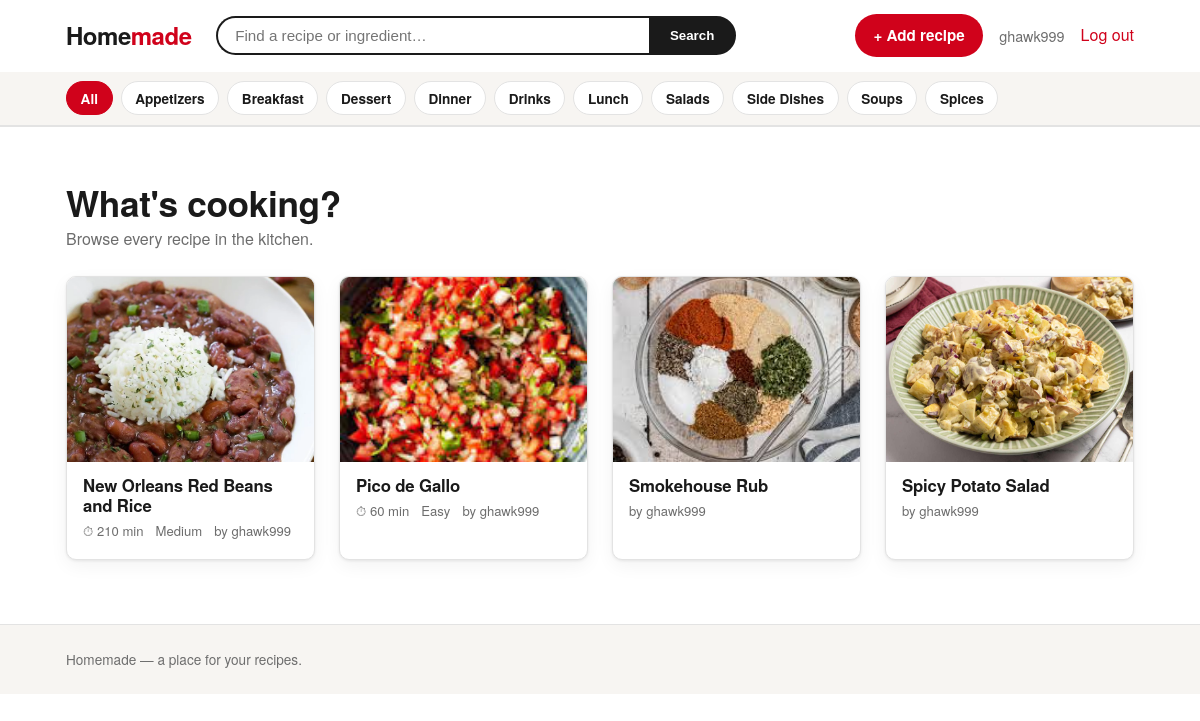
Screenshot of / (signed in) with the database file from the repository.
### accounts/models.py (models this page shows)
class User(AbstractUser):
    pass

### cookbook/models.py (models this page shows, shortened)
class Category(models.Model):
    name = models.CharField(max_length=100, unique=True)
    slug = models.SlugField(max_length=100, unique=True, blank=True)
    class Meta:
        ordering = ['name']
        verbose_name_plural = 'categories'
    def get_absolute_url(self):
        return reverse('cookbook:category_detail', kwargs={'slug': self.slug})

class Recipe(models.Model):
    class Difficulty(models.TextChoices):
        EASY = 'easy', 'Easy'
        MEDIUM = 'medium', 'Medium'
        HARD = 'hard', 'Hard'
    author = models.ForeignKey(
        settings.AUTH_USER_MODEL,
        on_delete=models.CASCADE,
        related_name='recipes',
    )
    name = models.CharField(max_length=200)
    description = models.TextField(blank=True)
    categories = models.ManyToManyField(
        Category, related_name='recipes', blank=True
    )
    cuisine = models.CharField(max_length=100, blank=True)
    prep_minutes = models.PositiveIntegerField(null=True, blank=True)
    cook_minutes = models.PositiveIntegerField(null=True, blank=True)
    servings = models.PositiveIntegerField(null=True, blank=True)
    difficulty = models.CharField(
        max_length=10, choices=Difficulty.choices, blank=True
    )
    calories = models.PositiveIntegerField(null=True, blank=True)
    protein_g = models.PositiveIntegerField(null=True, blank=True)
    carbs_g = models.PositiveIntegerField(null=True, blank=True)
    fat_g = models.PositiveIntegerField(null=True, blank=True)
    created_at = models.DateTimeField(auto_now_add=True)
    updated_at = models.DateTimeField(auto_now=True)
    class Meta:
        ordering = ['-created_at']
    def get_absolute_url(self):
        return reverse('cookbook:recipe_detail', kwargs={'pk': self.pk})
    @property
    def total_minutes(self):
        if self.prep_minutes is None and self.cook_minutes is None:
            return None
        return (self.prep_minutes or 0) + (self.cook_minutes or 0)

class RecipePhoto(models.Model):
    recipe = models.ForeignKey(
        Recipe, on_delete=models.CASCADE, related_name='photos'
    )
    image = models.ImageField(upload_to='recipes/%Y/%m/')
    caption = models.CharField(max_length=200, blank=True)
    order = models.PositiveIntegerField(default=0)
    class Meta:
        ordering = ['order', 'id']

### cookbook/views.py (the view, shortened to what this page needs)
# urls.py: path('', RecipeListView.as_view(), name='recipe_list'),
class RecipeListView(ListView):
    model = Recipe
    template_name = 'cookbook/recipe_list.html'
    context_object_name = 'recipes'
    paginate_by = 12
    def get_category(self):
        slug = self.kwargs.get('slug')
        if slug:
            return get_object_or_404(Category, slug=slug)
        return None
    def get_queryset(self):
        qs = (
            Recipe.objects
            .select_related('author')
            .prefetch_related('photos', 'categories')
        )
        category = self.get_category()
        if category:
            qs = qs.filter(categories=category)
        query = self.request.GET.get('q', '').strip()
        return qs
    def get_context_data(self, **kwargs):
        ctx = super().get_context_data(**kwargs)
        ctx['query'] = self.request.GET.get('q', '').strip()
        ctx['category'] = self.get_category()
        ctx['categories'] = Category.objects.all()
        return ctx

### templates/cookbook/recipe_list.html (shortened to what this page needs)
{% extends 'base.html' %}
{% block content %}
{% if query %}
    <h1>Results for &ldquo;{{ query }}&rdquo;</h1>
    <p class="meta">{{ paginator.count }} recipe{{ paginator.count|pluralize }} found</p>
{% elif category %}
    <h1>{{ category.name }}</h1>
    <p class="meta">{{ paginator.count }} recipe{{ paginator.count|pluralize }}</p>
{% else %}
    <h1 style="font-size:2.2rem;margin-bottom:.25rem;">What's cooking?</h1>
    <p class="meta" style="margin-top:0;font-size:1rem;">Browse every recipe in the kitchen.</p>
{% endif %}
<div class="card-grid" style="margin-top:1.5rem;">
{% for recipe in recipes %}
    <article class="card">
        <a href="{{ recipe.get_absolute_url }}">
            {% with first_photo=recipe.photos.first %}
                {% if first_photo %}
                    <span class="card__media"><img src="{{ first_photo.image.url }}" alt="{{ recipe.name }}"></span>
                {% else %}
                    <span class="card__media placeholder">🍽️</span>
                {% endif %}
            {% endwith %}
            <div class="card__body">
                <h2 class="card__title">{{ recipe.name }}</h2>
                <div class="card__meta">
                    {% if recipe.total_minutes %}<span>⏱ {{ recipe.total_minutes }} min</span>{% endif %}
                    {% if recipe.difficulty %}<span>{{ recipe.get_difficulty_display }}</span>{% endif %}
                    <span>by {{ recipe.author.username }}</span>
                </div>
            </div>
        </a>
    </article>
{% endfor %}
</div>
{% endblock %}

### templates/base.html (shortened to what this page needs)
{% load static %}
<!doctype html>
<html lang="en">
<head>
</head>
<body>
<header class="site-header">
    <div class="site-header__bar">
        <a class="logo" href="{% url 'cookbook:recipe_list' %}">Home<span>made</span></a>
        <form class="search" method="get" action="{% url 'cookbook:recipe_list' %}" role="search">
            <input type="search" name="q" placeholder="Find a recipe or ingredient…"
                   value="{{ query|default:'' }}" aria-label="Search recipes">
            <button type="submit">Search</button>
        </form>
        <nav class="header-nav">
            {% if user.is_authenticated %}
                <a class="button" href="{% url 'cookbook:recipe_create' %}">+ Add recipe</a>
                <span class="who">{{ user.username }}</span>
                <form method="post" action="{% url 'logout' %}" style="margin:0">
                    <button type="submit" class="btn-link">Log out</button>
                </form>
            {% else %}
                <a href="{% url 'login' %}">Log in</a>
                <a class="button" href="{% url 'register' %}">Register</a>
            {% endif %}
        </nav>
    </div>
    {% if categories %}
    <div class="cat-strip">
        <div class="cat-strip__inner">
            <a class="chip {% if not category %}is-active{% endif %}" href="{% url 'cookbook:recipe_list' %}">All</a>
            {% for cat in categories %}
                <a class="chip {% if category and category.pk == cat.pk %}is-active{% endif %}"
                   href="{{ cat.get_absolute_url }}">{{ cat.name }}</a>
            {% endfor %}
        </div>
    </div>
    {% endif %}
</header>
<main class="{% block main_class %}{% endblock %}">
    {% block content %}{% endblock %}
</main>
<footer class="site-footer">
    <div class="site-footer__inner">
        Homemade — a place for your recipes.
    </div>
</footer>
</body>
</html>

### templates/base.html (style rules this page uses)
:root { --accent: #d0021b; --accent-dark: #a80016; --ink: #1a1a1a; --muted: #6d6d6d; --line: #e3e3e3; --bg: #ffffff; --bg-soft: #f7f5f2; --radius: 10px; --shadow: 0 1px 3px rgba(0,0,0,.08), 0 6px 18px rgba(0,0,0,.05); }
* { box-sizing: border-box; }
body { font-family: "Helvetica Neue", Helvetica, Arial, sans-serif; margin: 0; color: var(--ink); background: var(--bg); line-height: 1.55; }
a { color: var(--accent); text-decoration: none; }
h1, h2, h3 { font-weight: 800; letter-spacing: -.01em; line-height: 1.15; }
.site-header { border-bottom: 1px solid var(--line); position: sticky; top: 0; background: var(--bg); z-index: 20; }
.site-header__bar { max-width: 1100px; margin: 0 auto; padding: .9rem 1rem; display: flex; align-items: center; gap: 1.5rem; }
.logo { font-size: 1.5rem; font-weight: 900; color: var(--ink); letter-spacing: -.02em; white-space: nowrap; }
.logo span { color: var(--accent); }
.search { flex: 1; display: flex; max-width: 520px; }
.search input { flex: 1; border: 2px solid var(--ink); border-right: 0; border-radius: 999px 0 0 999px; padding: .55rem 1.1rem; font-size: .95rem; outline: none; }
.search button { border: 2px solid var(--ink); background: var(--ink); color: #fff; border-radius: 0 999px 999px 0; padding: 0 1.2rem; font-weight: 700; cursor: pointer; }
.header-nav { display: flex; align-items: center; gap: 1rem; margin-left: auto; white-space: nowrap; }
.header-nav .who { color: var(--muted); font-size: .9rem; }
.btn-link { background: none; border: 0; color: var(--accent); padding: 0; cursor: pointer; font: inherit; }
.cat-strip { background: var(--bg-soft); border-bottom: 1px solid var(--line); }
.cat-strip__inner { max-width: 1100px; margin: 0 auto; padding: .6rem 1rem; display: flex; gap: .5rem; overflow-x: auto; align-items: center; }
.chip { display: inline-block; padding: .35rem .85rem; border-radius: 999px; background: #fff; border: 1px solid var(--line); color: var(--ink); font-size: .85rem; font-weight: 600; white-space: nowrap; }
.chip.is-active { background: var(--accent); border-color: var(--accent); color: #fff; }
main { max-width: 1100px; margin: 0 auto; padding: 2rem 1rem 4rem; }
.button { display: inline-block; background: var(--accent); color: #fff; padding: .6rem 1.15rem; border: 0; border-radius: 999px; cursor: pointer; font-weight: 700; font-size: .95rem; }
.card-grid { display: grid; grid-template-columns: repeat(auto-fill, minmax(230px, 1fr)); gap: 1.5rem; }
.card { background: #fff; border: 1px solid var(--line); border-radius: var(--radius); overflow: hidden; box-shadow: var(--shadow); transition: transform .12s ease, box-shadow .12s ease; }
.card a { color: inherit; }
.card__media { aspect-ratio: 4 / 3; background: var(--bg-soft); display: block; overflow: hidden; }
.card__media img { width: 100%; height: 100%; object-fit: cover; display: block; }
.card__body { padding: .9rem 1rem 1.1rem; }
.card__title { font-size: 1.05rem; margin: 0 0 .35rem; }
.card__meta { color: var(--muted); font-size: .82rem; display: flex; gap: .75rem; flex-wrap: wrap; }
.meta { color: var(--muted); font-size: .9rem; }
.site-footer { border-top: 1px solid var(--line); background: var(--bg-soft); color: var(--muted); }
.site-footer__inner { max-width: 1100px; margin: 0 auto; padding: 1.5rem 1rem; font-size: .85rem; }

### rows the page displays
User: username "ghawk999"
Category: name "Appetizers"
Category: name "Breakfast"
Category: name "Dessert"
Category: name "Dinner"
Category: name "Drinks"
Category: name "Lunch"
Category: name "Salads"
Category: name "Side Dishes"
Category: name "Soups"
Category: name "Spices"
Recipe: photos.first.image (picture), name "New Orleans Red Beans and Rice", total_minutes "210", difficulty "Medium", author.username "ghawk999"
Recipe: photos.first.image (picture), name "Pico de Gallo", total_minutes "60", difficulty "Easy", author.username "ghawk999"
Recipe: photos.first.image (picture), name "Smokehouse Rub", author.username "ghawk999"
Recipe: photos.first.image (picture), name "Spicy Potato Salad", author.username "ghawk999"
